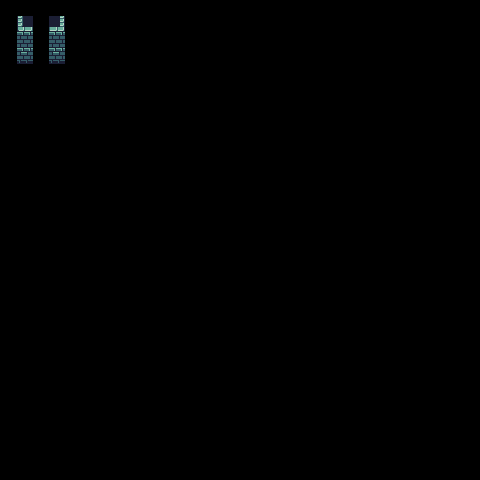

The image is a tile-based game level rendered from a .tmx file. Its description and complete source (layers, tilesets, objects, tile grids) follow:
An orthogonal 30x30 tile map with 16x16 px tiles, 1 tile layer (input_base), 1 hidden layer not drawn.

<map version="1.10" tiledversion="1.10.2" orientation="orthogonal" renderorder="right-down" width="30" height="30" tilewidth="16" tileheight="16" infinite="0" nextlayerid="4" nextobjectid="1">
 <tileset firstgid="1" source="../FaerieForest_PetricakeGamesTSX.tsx" />
 <layer id="2" name="input_base" width="30" height="30" offsetx="1.5" offsety="-0.5">
  <data encoding="csv">
0,0,0,0,0,0,0,0,0,0,0,0,0,0,0,0,0,0,0,0,0,0,0,0,0,0,0,0,0,0,
0,45,0,42,0,0,0,0,0,0,0,0,0,0,0,0,0,0,0,0,0,0,0,0,0,0,0,0,0,0,
0,21,0,21,0,0,0,0,0,0,0,0,0,0,0,0,0,0,0,0,0,0,0,0,0,0,0,0,0,0,
0,8,0,8,0,0,0,0,0,0,0,0,0,0,0,0,0,0,0,0,0,0,0,0,0,0,0,0,0,0,
0,0,0,0,0,0,0,0,0,0,0,0,0,0,0,0,0,0,0,0,0,0,0,0,0,0,0,0,0,0,
0,0,0,0,0,0,0,0,0,0,0,0,0,0,0,0,0,0,0,0,0,0,0,0,0,0,0,0,0,0,
0,0,0,0,0,0,0,0,0,0,0,0,0,0,0,0,0,0,0,0,0,0,0,0,0,0,0,0,0,0,
0,0,0,0,0,0,0,0,0,0,0,0,0,0,0,0,0,0,0,0,0,0,0,0,0,0,0,0,0,0,
0,0,0,0,0,0,0,0,0,0,0,0,0,0,0,0,0,0,0,0,0,0,0,0,0,0,0,0,0,0,
0,0,0,0,0,0,0,0,0,0,0,0,0,0,0,0,0,0,0,0,0,0,0,0,0,0,0,0,0,0,
0,0,0,0,0,0,0,0,0,0,0,0,0,0,0,0,0,0,0,0,0,0,0,0,0,0,0,0,0,0,
0,0,0,0,0,0,0,0,0,0,0,0,0,0,0,0,0,0,0,0,0,0,0,0,0,0,0,0,0,0,
0,0,0,0,0,0,0,0,0,0,0,0,0,0,0,0,0,0,0,0,0,0,0,0,0,0,0,0,0,0,
0,0,0,0,0,0,0,0,0,0,0,0,0,0,0,0,0,0,0,0,0,0,0,0,0,0,0,0,0,0,
0,0,0,0,0,0,0,0,0,0,0,0,0,0,0,0,0,0,0,0,0,0,0,0,0,0,0,0,0,0,
0,0,0,0,0,0,0,0,0,0,0,0,0,0,0,0,0,0,0,0,0,0,0,0,0,0,0,0,0,0,
0,0,0,0,0,0,0,0,0,0,0,0,0,0,0,0,0,0,0,0,0,0,0,0,0,0,0,0,0,0,
0,0,0,0,0,0,0,0,0,0,0,0,0,0,0,0,0,0,0,0,0,0,0,0,0,0,0,0,0,0,
0,0,0,0,0,0,0,0,0,0,0,0,0,0,0,0,0,0,0,0,0,0,0,0,0,0,0,0,0,0,
0,0,0,0,0,0,0,0,0,0,0,0,0,0,0,0,0,0,0,0,0,0,0,0,0,0,0,0,0,0,
0,0,0,0,0,0,0,0,0,0,0,0,0,0,0,0,0,0,0,0,0,0,0,0,0,0,0,0,0,0,
0,0,0,0,0,0,0,0,0,0,0,0,0,0,0,0,0,0,0,0,0,0,0,0,0,0,0,0,0,0,
0,0,0,0,0,0,0,0,0,0,0,0,0,0,0,0,0,0,0,0,0,0,0,0,0,0,0,0,0,0,
0,0,0,0,0,0,0,0,0,0,0,0,0,0,0,0,0,0,0,0,0,0,0,0,0,0,0,0,0,0,
0,0,0,0,0,0,0,0,0,0,0,0,0,0,0,0,0,0,0,0,0,0,0,0,0,0,0,0,0,0,
0,0,0,0,0,0,0,0,0,0,0,0,0,0,0,0,0,0,0,0,0,0,0,0,0,0,0,0,0,0,
0,0,0,0,0,0,0,0,0,0,0,0,0,0,0,0,0,0,0,0,0,0,0,0,0,0,0,0,0,0,
0,0,0,0,0,0,0,0,0,0,0,0,0,0,0,0,0,0,0,0,0,0,0,0,0,0,0,0,0,0,
0,0,0,0,0,0,0,0,0,0,0,0,0,0,0,0,0,0,0,0,0,0,0,0,0,0,0,0,0,0,
0,0,0,0,0,0,0,0,0,0,0,0,0,0,0,0,0,0,0,0,0,0,0,0,0,0,0,0,0,0
</data>
 </layer>
 <layer id="3" name="output_base" width="30" height="30" visible="0" offsetx="1.5" offsety="-0.5">
  <data encoding="csv">
0,0,0,0,0,0,0,0,0,0,0,0,0,0,0,0,0,0,0,0,0,0,0,0,0,0,0,0,0,0,
0,0,0,0,0,0,0,0,0,0,0,0,0,0,0,0,0,0,0,0,0,0,0,0,0,0,0,0,0,0,
0,165,0,164,0,0,0,0,0,0,0,0,0,0,0,0,0,0,0,0,0,0,0,0,0,0,0,0,0,0,
0,63,0,60,0,0,0,0,0,0,0,0,0,0,0,0,0,0,0,0,0,0,0,0,0,0,0,0,0,0,
0,0,0,0,0,0,0,0,0,0,0,0,0,0,0,0,0,0,0,0,0,0,0,0,0,0,0,0,0,0,
0,0,0,0,0,0,0,0,0,0,0,0,0,0,0,0,0,0,0,0,0,0,0,0,0,0,0,0,0,0,
0,0,0,0,0,0,0,0,0,0,0,0,0,0,0,0,0,0,0,0,0,0,0,0,0,0,0,0,0,0,
0,0,0,0,0,0,0,0,0,0,0,0,0,0,0,0,0,0,0,0,0,0,0,0,0,0,0,0,0,0,
0,0,0,0,0,0,0,0,0,0,0,0,0,0,0,0,0,0,0,0,0,0,0,0,0,0,0,0,0,0,
0,0,0,0,0,0,0,0,0,0,0,0,0,0,0,0,0,0,0,0,0,0,0,0,0,0,0,0,0,0,
0,0,0,0,0,0,0,0,0,0,0,0,0,0,0,0,0,0,0,0,0,0,0,0,0,0,0,0,0,0,
0,0,0,0,0,0,0,0,0,0,0,0,0,0,0,0,0,0,0,0,0,0,0,0,0,0,0,0,0,0,
0,0,0,0,0,0,0,0,0,0,0,0,0,0,0,0,0,0,0,0,0,0,0,0,0,0,0,0,0,0,
0,0,0,0,0,0,0,0,0,0,0,0,0,0,0,0,0,0,0,0,0,0,0,0,0,0,0,0,0,0,
0,0,0,0,0,0,0,0,0,0,0,0,0,0,0,0,0,0,0,0,0,0,0,0,0,0,0,0,0,0,
0,0,0,0,0,0,0,0,0,0,0,0,0,0,0,0,0,0,0,0,0,0,0,0,0,0,0,0,0,0,
0,0,0,0,0,0,0,0,0,0,0,0,0,0,0,0,0,0,0,0,0,0,0,0,0,0,0,0,0,0,
0,0,0,0,0,0,0,0,0,0,0,0,0,0,0,0,0,0,0,0,0,0,0,0,0,0,0,0,0,0,
0,0,0,0,0,0,0,0,0,0,0,0,0,0,0,0,0,0,0,0,0,0,0,0,0,0,0,0,0,0,
0,0,0,0,0,0,0,0,0,0,0,0,0,0,0,0,0,0,0,0,0,0,0,0,0,0,0,0,0,0,
0,0,0,0,0,0,0,0,0,0,0,0,0,0,0,0,0,0,0,0,0,0,0,0,0,0,0,0,0,0,
0,0,0,0,0,0,0,0,0,0,0,0,0,0,0,0,0,0,0,0,0,0,0,0,0,0,0,0,0,0,
0,0,0,0,0,0,0,0,0,0,0,0,0,0,0,0,0,0,0,0,0,0,0,0,0,0,0,0,0,0,
0,0,0,0,0,0,0,0,0,0,0,0,0,0,0,0,0,0,0,0,0,0,0,0,0,0,0,0,0,0,
0,0,0,0,0,0,0,0,0,0,0,0,0,0,0,0,0,0,0,0,0,0,0,0,0,0,0,0,0,0,
0,0,0,0,0,0,0,0,0,0,0,0,0,0,0,0,0,0,0,0,0,0,0,0,0,0,0,0,0,0,
0,0,0,0,0,0,0,0,0,0,0,0,0,0,0,0,0,0,0,0,0,0,0,0,0,0,0,0,0,0,
0,0,0,0,0,0,0,0,0,0,0,0,0,0,0,0,0,0,0,0,0,0,0,0,0,0,0,0,0,0,
0,0,0,0,0,0,0,0,0,0,0,0,0,0,0,0,0,0,0,0,0,0,0,0,0,0,0,0,0,0,
0,0,0,0,0,0,0,0,0,0,0,0,0,0,0,0,0,0,0,0,0,0,0,0,0,0,0,0,0,0
</data>
 </layer>
</map>
